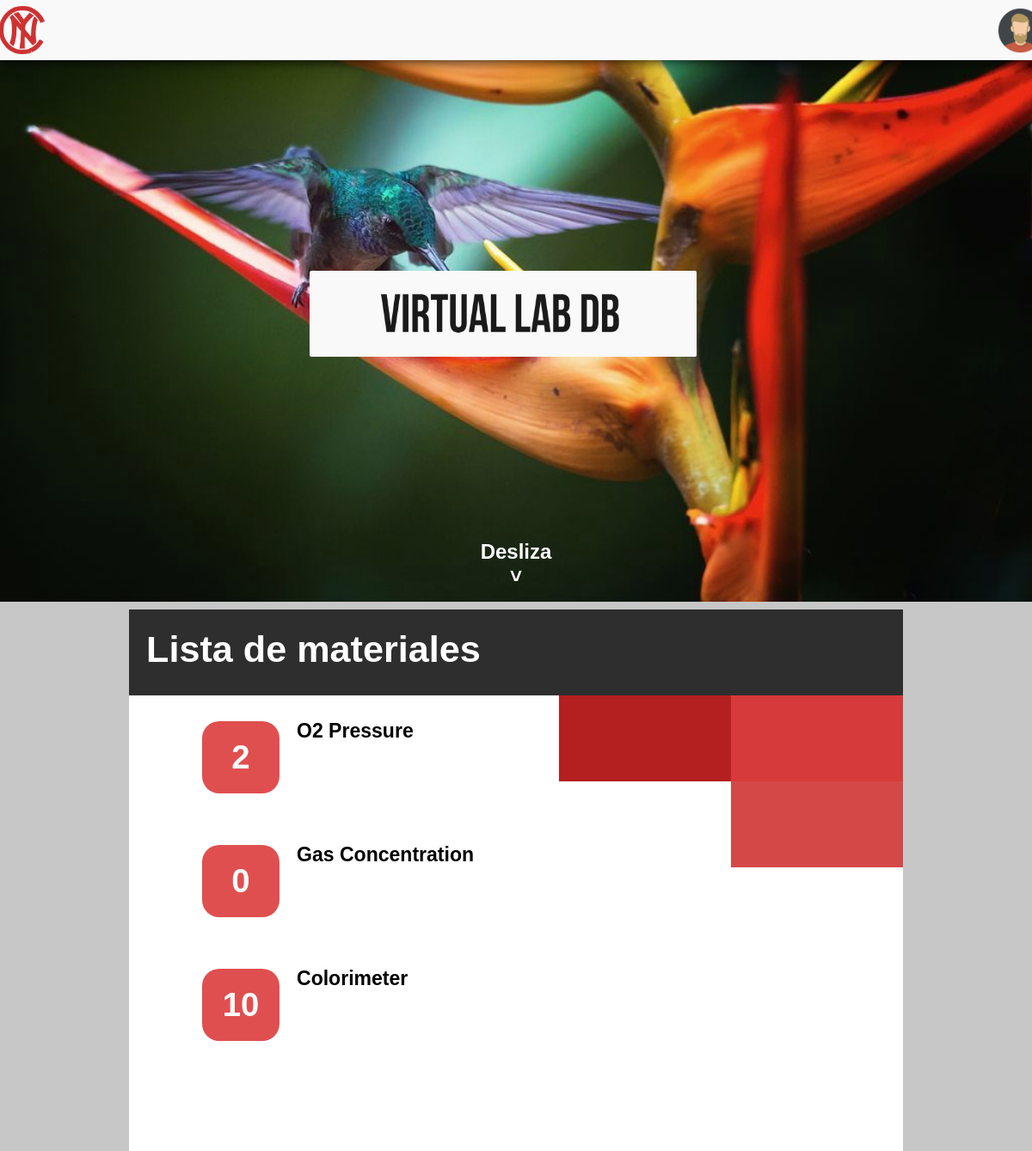
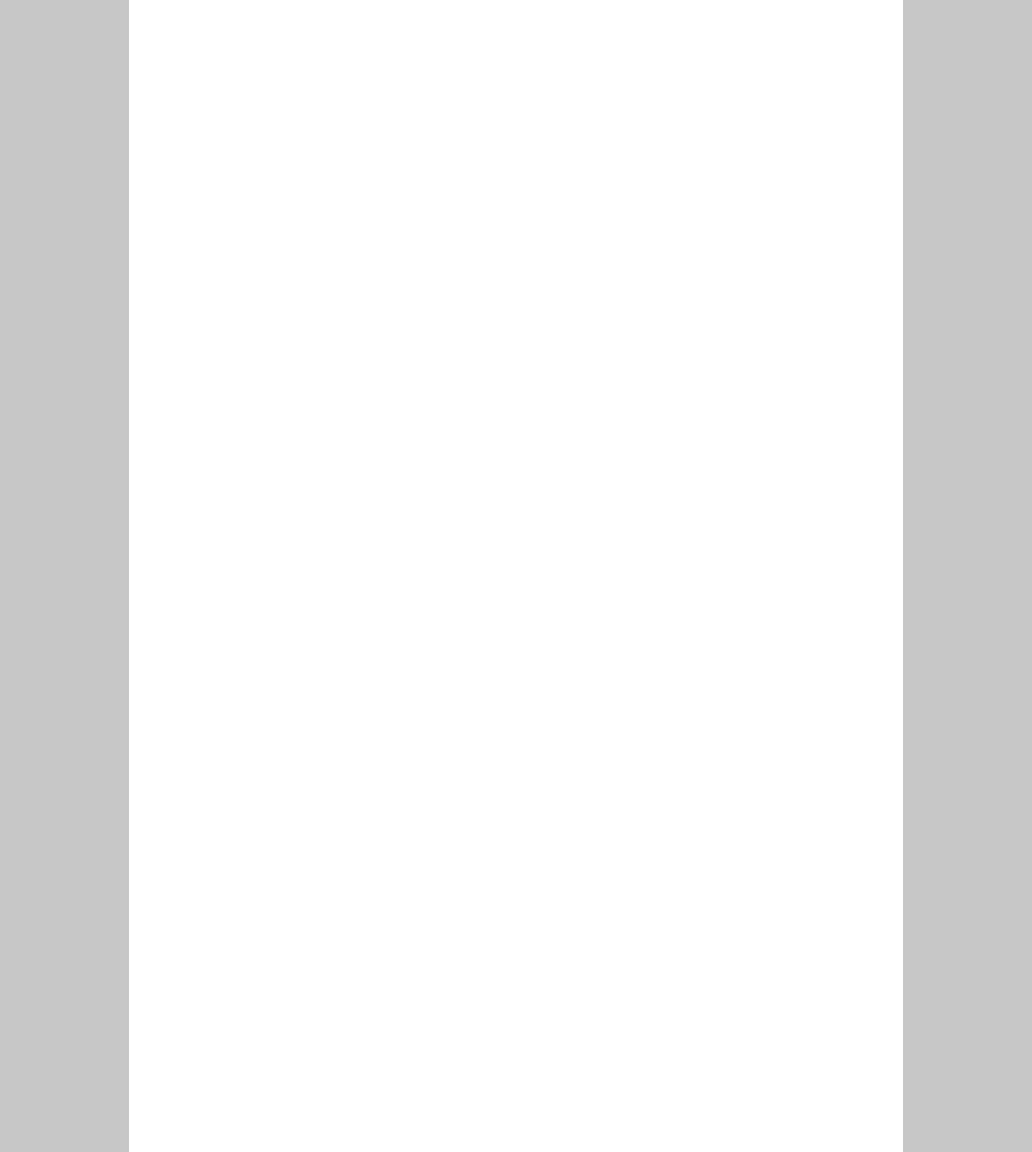
The app's page / (upper part), older data (2 pictures, top to bottom).
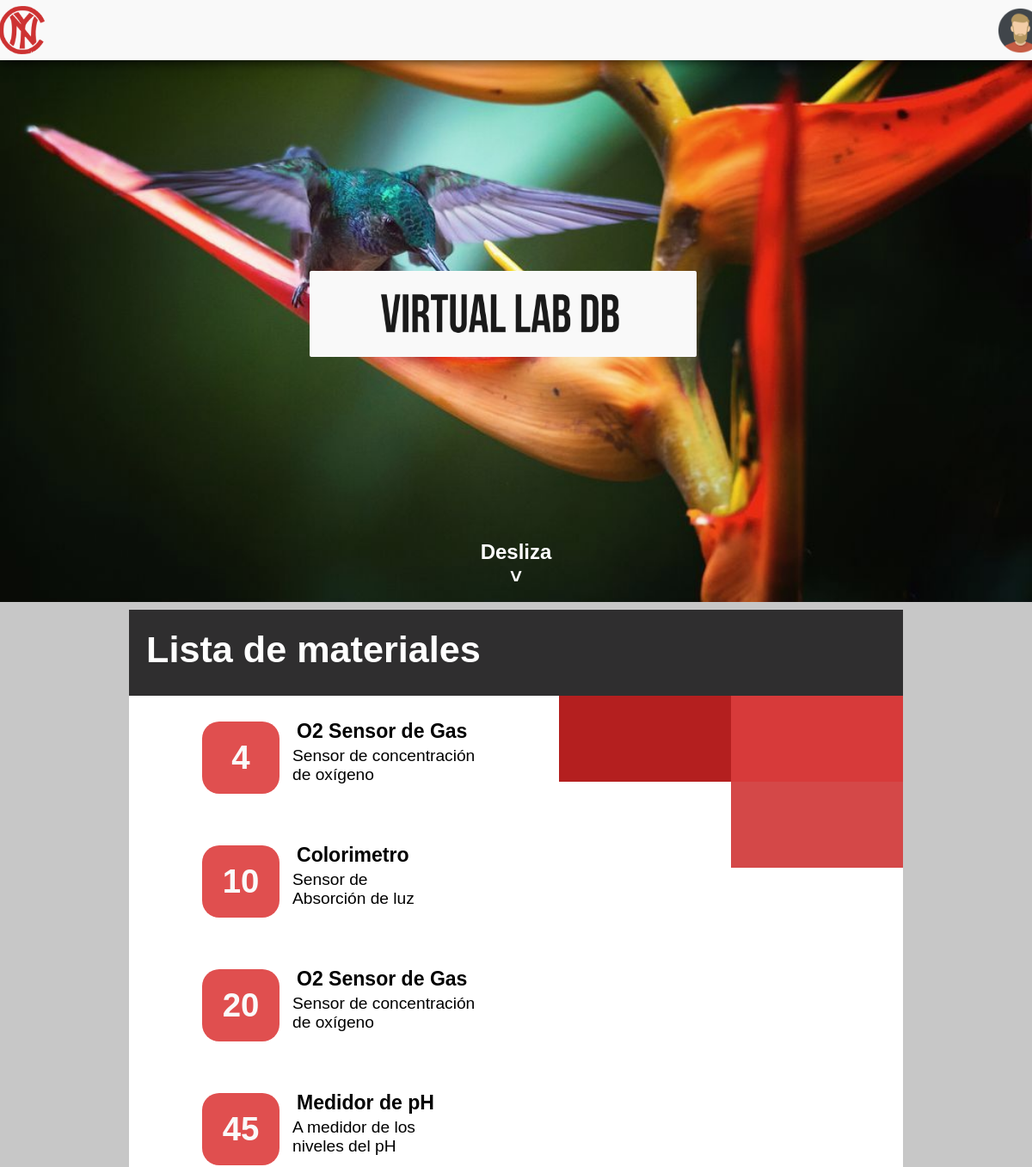
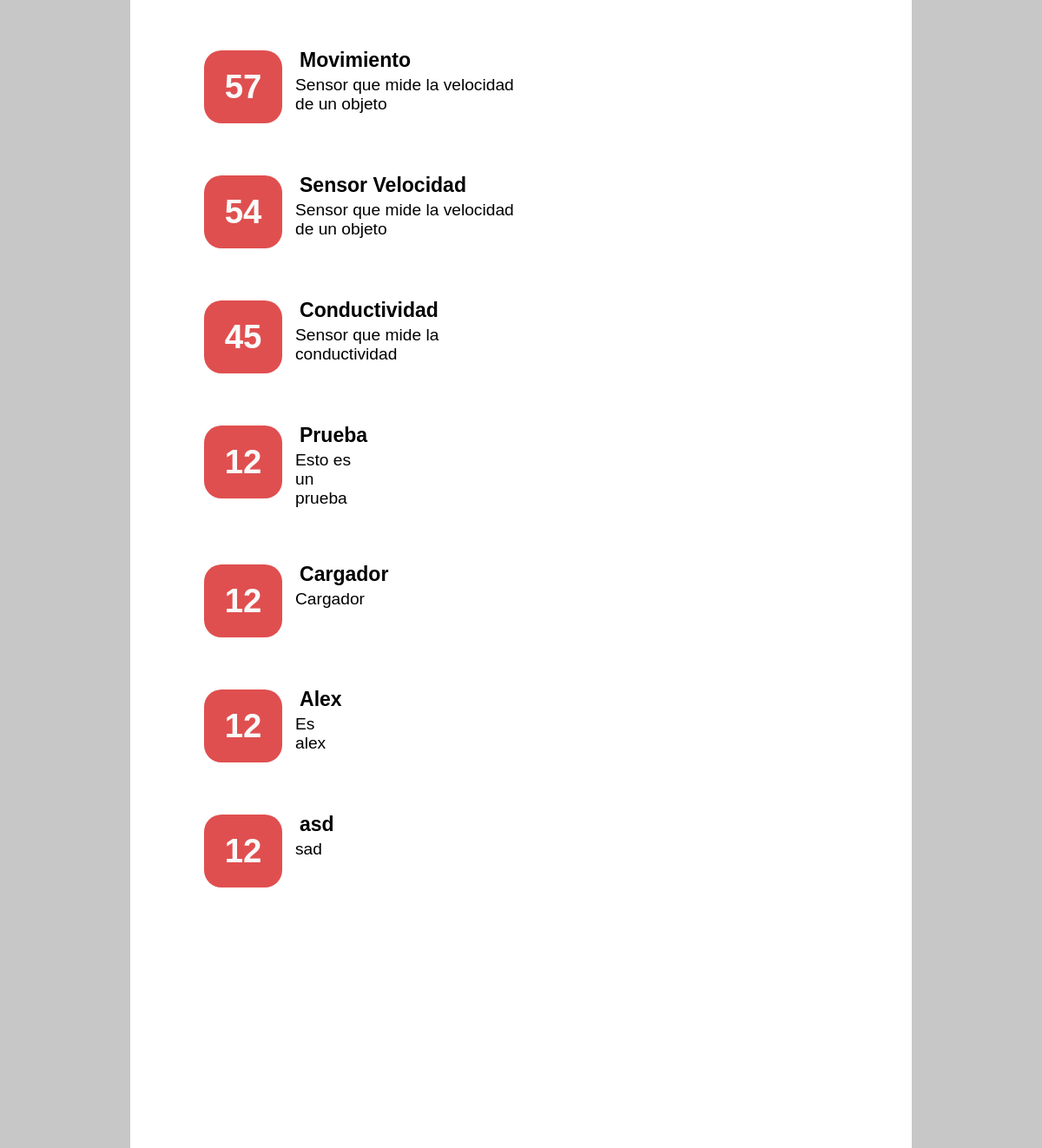
The same page, newer data (2 pictures, top to bottom).
### Elements/models.py (models this page shows, shortened)
class Product(models.Model):
    name = models.CharField(blank=True, max_length=255)
    description = models.CharField(blank=True, max_length=255)
    category = models.CharField(blank=True, max_length=255)
    uncertainty = models.DecimalField(max_digits=100, decimal_places=2)
    units = models.CharField(blank=True, max_length=10)
    brand = models.CharField(blank=True, max_length=255)
    quantity = models.IntegerField(blank = True)
    Available = models.BooleanField(default = True)
    image = models.ImageField(blank = True)

### Elements/views.py (the view)
# urls.py: url(r'^$', views.hello_world, name = 'hello'),
def hello_world(request):
    product = Product.objects.order_by('id')
    template = loader.get_template('mainTest.html')
    context = {
        'products': product
    }
    return HttpResponse(template.render(context, request))

### Elements/templates/mainTest.html (shortened to what this page needs)
<!DOCTYPE html>
<html>
<head>
  {% load staticfiles %}
  <link rel="stylesheet" href="{% static 'css/mainTestStyle.css' %}">
</head>
<body>
  <header id ="menu">
    <nav>
      <ul>
        <li id = "leftLogo">
          <a href="http://colegionuevayork.edu.co/" target="_blank">
            <img id = "Logo" src="{% static 'images/Logo.png'%}" alt="">
          </a>
        </li>
      </ul>
      <img id = "title" src="{% static 'images/Title.png'%}">
      <ul>
        <li id = "rightLogo">
          <a href="http://colegionuevayork.edu.co/" target="_blank">
            <img id = "Logo" src="{% static 'images/Icon.png'%}" alt="">
          </a>
        </li>
      </ul>
    </nav>
  </header>
  <section id ="scrollText">
    <h2>Desliza</h2>
    <h2 id ="scrollSign"><</h2>
  </section>
  <section id = "mainContainer">
    <section id = "firstContainer">
      <h2 id="texto">Lista de materiales</h2>
    </section>
    <section id = "bodyList">
      <section id = "search"></section>
      <section id = "category"></section>
      <section id = "request"></section>
      <ul id ="dinList">
        {% for pr in products%}
        <li class="list">
          <a class = "links" href="{% url 'product_detail' pr.pk %}">
            <h1 class = "listText" id = "quantity">{{pr.quantity}}</h1>
            <h2 class = "listText" id = "name">{{pr.name}}</h2>
            <p class = "listText" id = "description">{{pr.description}}</p>
          </a>
        </li>
        {% endfor %}
      </ul>
    </section>
  </section>
</body>
</html>

### Elements/static/css/mainTestStyle.css (style rules this page uses)
* { font-family: Helvetica; padding: 0px; margin: 0px; }
body { background-color:rgb(199, 199, 199); }
li { display: block; }
img#Logo { width: 53px; position: center; display: inline-block; float: left; padding: 7px; margin-bottom: 10px; margin-left: 30px; margin-right: -100px; }
h1#quantity { font-size: 2em; border-radius: 20px; background-color: rgb(224, 79, 79); padding: 20px; color: rgb(250, 250, 250); width: 50px; float: left; margin-right: 15px; text-align: center; }
.links { text-decoration: none; color: black; }
h2#name { font-size:1.2em; display: inline-block; margin-top: -20px; margin-bottom: -70px; }
li#leftLogo { margin-top: -17px; display: inline-block; margin-left: -400px; float: left; }
li#rightLogo { margin-top: -15px; float: right; display: inline-block; margin-right: -285px; }
ul#dinList { margin-top: -230px; }
section#search { height: 100px; width: 200px; background-color: rgb(215, 58, 58); display: inline-block; margin-left:849px; z-index: 1; float: right; position: static;; }
section#category { height: 100px; width: 200px; background-color: rgb(180, 31, 31); display: inline-block; margin-left:100px; margin-right: 200px; margin-top: -100px; z-index: 1; float: right; position: static;; }
section#request { height: 100px; width: 200px; background-color: rgb(212, 72, 72); display: inline-block; margin-left:849px; z-index: 1; float: right; position: static;; }
section#scrollText { width: auto; height: auto; color: white; font-weight: 10; font-family: Helvetica; background-color: transparent; text-align: center; z-index: 3; margin-top: -72px; padding-bottom: 25px; position: static; }
h2#scrollSign { -webkit-transform: rotate(270deg); }
p#description { display: block; padding-left: 20px; }
.listText { padding: 5px; }
.list { padding: 50px; padding-bottom: -20px; margin-bottom: -50px; padding-left: 75px; }
header#menu { position: fixed; width: 100%; height: 70px; background-color: rgb(249, 249, 249); font-family: BebasNeue; display: inline; box-shadow: 3px 0px 15px black; }
ul li { float: left; margin: 10px; padding: 2px; font-family: Montserrat; font-size: 1.2em; margin-right: 200px; }
img#title { width: 450px; height: 100px; float: left; margin-right: 30px; margin-top: 300px; -webkit-transition: width .4s, height .4s, margin-right .4s, margin-top .4s; }
nav { display: table; margin: auto; margin-top: 15px; background-color: transparent; position: static;; z-index: 200px; -webkit-transition: margin-left .5s; }
ul { display: block; float: left; list-style: none; }
section#firstContainer { width: 100%; height: 100px; color: white; text-align: left; background-color: rgb(47, 46, 47); }
section#mainContainer { margin-left: 150px; margin-right: 150px; }
h2#texto { padding: 20px; padding-top: 22px; font-size: 2.7em; font-family: sans-serif; }
section#bodyList { width: 100%; height: 2200px; background-color: white; }

Row changes from the older to the newer data that the page shows:
removed Product: quantity "2", name "O2 Pressure"
removed Product: quantity "0", name "Gas Concentration"
removed Product: quantity "10", name "Colorimeter"
added Product: quantity "4", name "O2 Sensor de Gas", description "Sensor de concentración de oxígeno"
added Product: quantity "10", name "Colorimetro", description "Sensor de Absorción de luz"
added Product: quantity "20", name "O2 Sensor de Gas", description "Sensor de concentración de oxígeno"
added Product: quantity "45", name "Medidor de pH", description "A medidor de los niveles del pH"
added Product: quantity "57", name "Movimiento", description "Sensor que mide la velocidad de un objeto"
added Product: quantity "54", name "Sensor Velocidad", description "Sensor que mide la velocidad de un objeto"
added Product: quantity "45", name "Conductividad", description "Sensor que mide la conductividad"
added Product: quantity "12", name "Prueba", description "Esto es un prueba"
added Product: quantity "12", name "Cargador", description "Cargador"
added Product: quantity "12", name "Alex", description "Es alex"
added Product: quantity "12", name "asd", description "sad"
